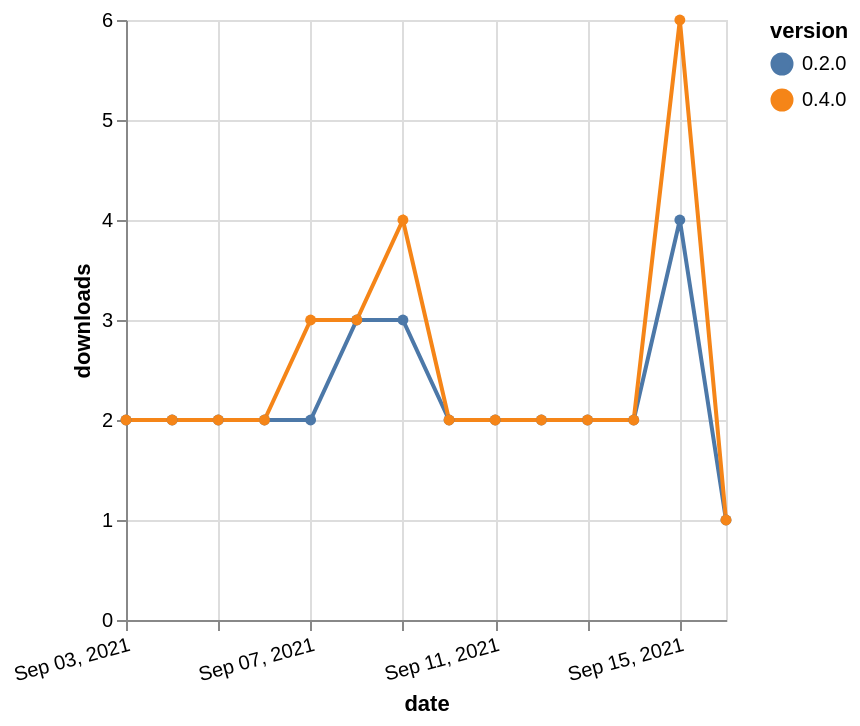

Vega-Lite specification for this chart:
### Vega-Lite specification from a JSON file in a GitHub repository (floating-point values rounded to 4 significant figures)
{"$schema": "https://vega.github.io/schema/vega-lite/v5.json", "description": "A simple bar chart with embedded data.", "data": {"values": [{"date": "2021-09-03", "total": 1149, "delta": 2, "version": "0.2.0"}, {"date": "2021-09-04", "total": 1151, "delta": 2, "version": "0.2.0"}, {"date": "2021-09-05", "total": 1153, "delta": 2, "version": "0.2.0"}, {"date": "2021-09-06", "total": 1155, "delta": 2, "version": "0.2.0"}, {"date": "2021-09-07", "total": 1157, "delta": 2, "version": "0.2.0"}, {"date": "2021-09-08", "total": 1160, "delta": 3, "version": "0.2.0"}, {"date": "2021-09-09", "total": 1163, "delta": 3, "version": "0.2.0"}, {"date": "2021-09-10", "total": 1165, "delta": 2, "version": "0.2.0"}, {"date": "2021-09-11", "total": 1167, "delta": 2, "version": "0.2.0"}, {"date": "2021-09-12", "total": 1169, "delta": 2, "version": "0.2.0"}, {"date": "2021-09-13", "total": 1171, "delta": 2, "version": "0.2.0"}, {"date": "2021-09-14", "total": 1173, "delta": 2, "version": "0.2.0"}, {"date": "2021-09-15", "total": 1177, "delta": 4, "version": "0.2.0"}, {"date": "2021-09-16", "total": 1178, "delta": 1, "version": "0.2.0"}, {"date": "2021-09-03", "total": 682, "delta": 2, "version": "0.4.0"}, {"date": "2021-09-04", "total": 684, "delta": 2, "version": "0.4.0"}, {"date": "2021-09-05", "total": 686, "delta": 2, "version": "0.4.0"}, {"date": "2021-09-06", "total": 688, "delta": 2, "version": "0.4.0"}, {"date": "2021-09-07", "total": 691, "delta": 3, "version": "0.4.0"}, {"date": "2021-09-08", "total": 694, "delta": 3, "version": "0.4.0"}, {"date": "2021-09-09", "total": 698, "delta": 4, "version": "0.4.0"}, {"date": "2021-09-10", "total": 700, "delta": 2, "version": "0.4.0"}, {"date": "2021-09-11", "total": 702, "delta": 2, "version": "0.4.0"}, {"date": "2021-09-12", "total": 704, "delta": 2, "version": "0.4.0"}, {"date": "2021-09-13", "total": 706, "delta": 2, "version": "0.4.0"}, {"date": "2021-09-14", "total": 708, "delta": 2, "version": "0.4.0"}, {"date": "2021-09-15", "total": 714, "delta": 6, "version": "0.4.0"}, {"date": "2021-09-16", "total": 715, "delta": 1, "version": "0.4.0"}]}, "width": "container", "mark": {"type": "line", "point": {"filled": true}}, "encoding": {"x": {"field": "date", "type": "temporal", "timeUnit": "yearmonthdate", "title": "date", "axis": {"labelAngle": -15}}, "y": {"field": "delta", "type": "quantitative", "title": "downloads"}, "color": {"field": "version", "type": "nominal"}, "tooltip": {"field": "delta"}}}
